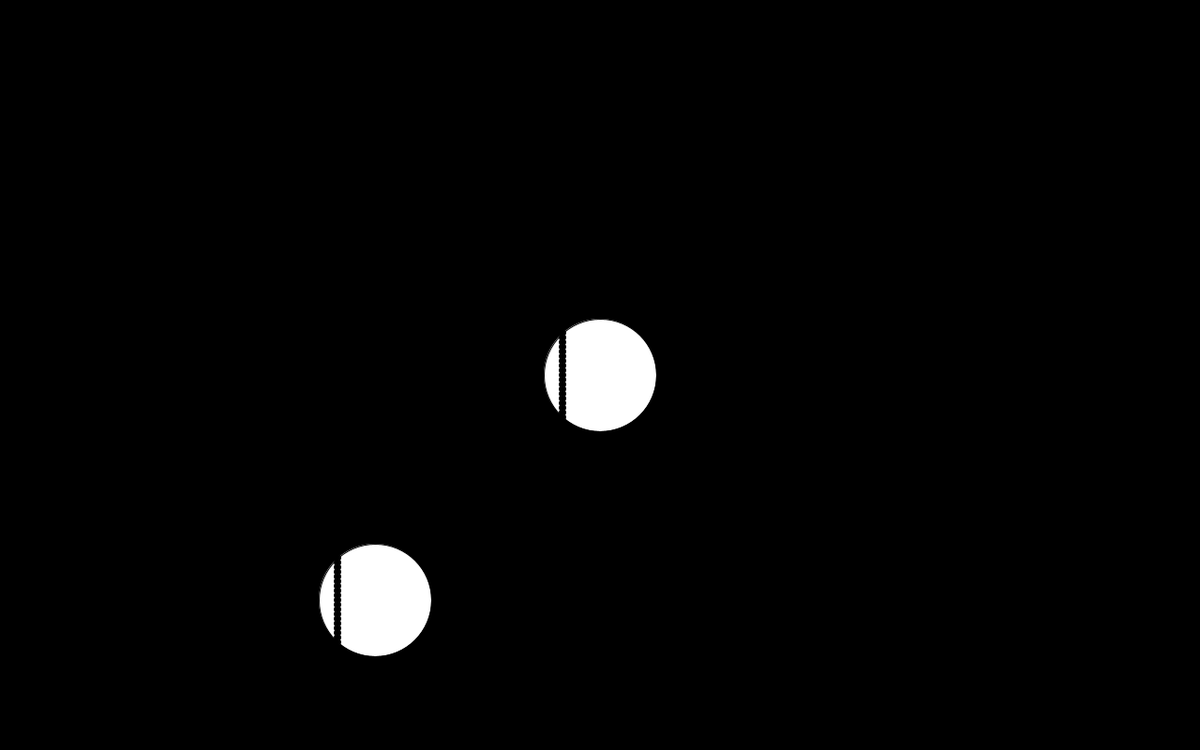
Frame 1 (no input)
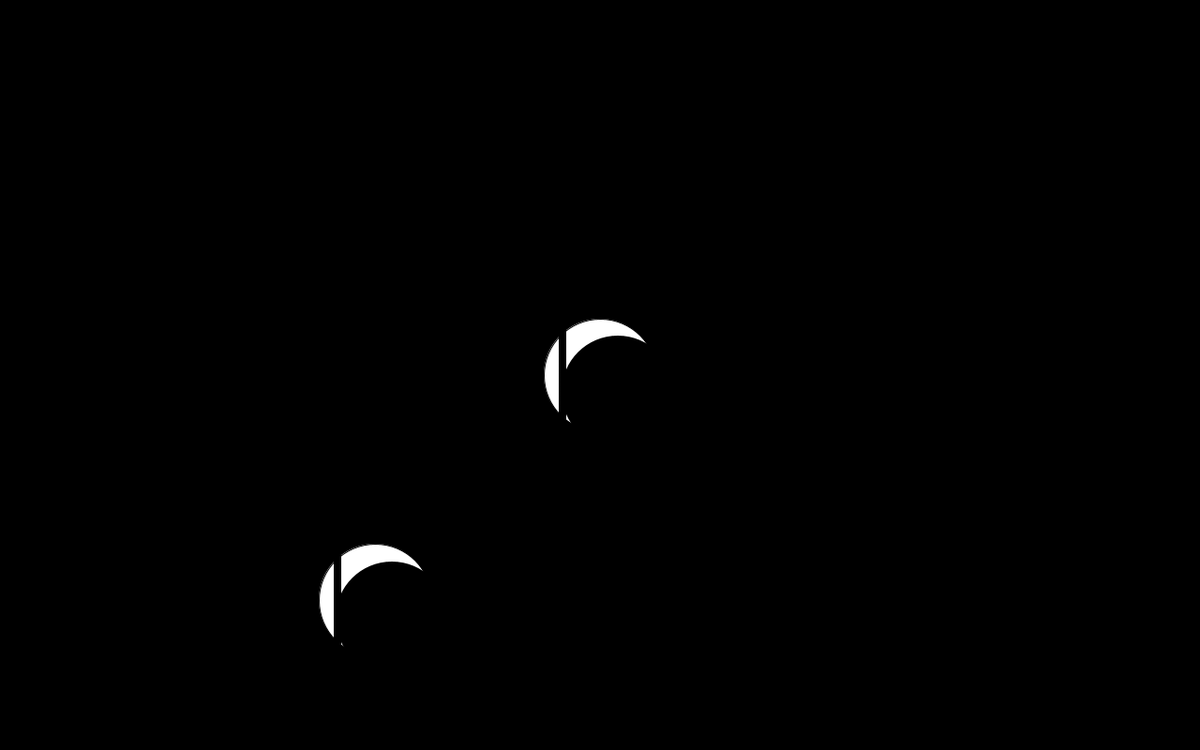
Frame 60 (the mouse pressed at the canvas centre just before this capture)
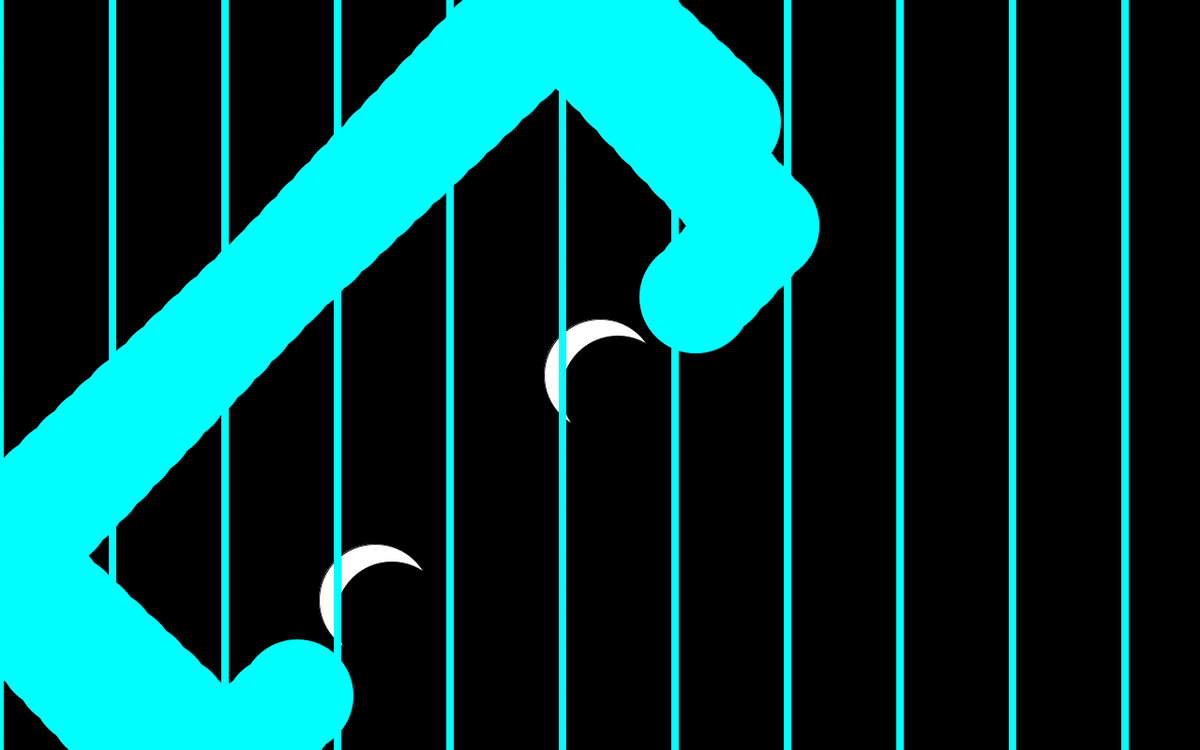
Frame 120 (the mouse held since frame 60 and released just before this capture)

The Processing sketch that drew these frames (run headless with seeded random() and noise(); from frame 60 on, the mouse is pressed at the canvas centre):

// Processing sketch: s06c01berni
// ── s06c01berni.pde
//UDD-Expresión Digital II

//s06c01berni
//ellipse que rebota en el cavas y va pintando en su camino, si mueves el mouse por el canvas va cambiando los colores que pinta. Al apretar click vuelve a partir. al apretar 'a' aumenta el numero de ellipses y lineas verticales en el canvas.
float posx, posy, velx, vely, dirx, diry, dia, dia2, dia3, sw;
int c1, c2, c3, c4;
boolean t;

void setup () {
  // tamaño del canvas,color de fondo.
  size (1280, 800); //tamaño del canvas
  background (c1);
  
  posx = width/2; //posición en x
  posy = height/2; //posición en y
  velx = 19; //velocidad en x de 1,5
  vely = 18; //velocidad en y de 2
  dirx = 1; //dirección en x de 1
  diry = 1; //dirección en y de 1
  dia2 = 120;
  sw = 5; //strokeWeight de 5
  c1 = color(0, 0, 0); //color negro
  t = true;
}
  void draw () {
   
  if (t == true) {
  ellipse (posy, posx, dia2, dia2);
  ellipse (posx, posy, dia2, dia2);
  fill (c3, mouseX, mouseY);
  }
  if (t == false) {
    ellipse (posy/2, posx, dia2, dia2);
    ellipse (posx/2, posy, dia2, dia2); 
    ellipse (posy, posx, dia2, dia2);
    ellipse (posx, posy, dia2, dia2);
  }
    
  //posición de x es igual a la posición de x más la velocidad de x por la dirección de x
   posx = posx + velx * dirx; 
  if (posx > width - dia/2) { 
       dirx = dirx * -1; 
       strokeWeight (sw); 
    }
    
  if (posx < 0 + dia/2) { 
       dirx = dirx * -1; 
       
       strokeWeight (sw); 
    }
    
    posy = posy + vely * diry;
    
  if (posy > height - dia/2) { 
       diry = diry * -1; 
       
       strokeWeight (sw); 
    }
    
  if (posy < 0 + dia/2) {
       diry = diry * -1;
       
       strokeWeight (sw); 
    }
    
      for ( int i = 0; i <= width*2; i+= sw) {
   for ( int j = 0; j <= height*2; j += dia2) {
      ellipse (j, i, 8, 8);
      noStroke (); 
    }
   }     
}
    // teclado
   // si aprestas 'a' hay un aumento de lineas y ellipses. Mas un zoom
   void keyPressed () {
    
     if (key == 'a');{
     t = !t;
     ellipse (posy/2, posx, dia2, dia2);
     ellipse (posx/2, posy, dia2, dia2);
    
     }
    if (key == 'b'); {
     dia2 +=10;
    }
   }
   
   //click mouse
  void mousePressed () {
   background (c1);
  }
    
